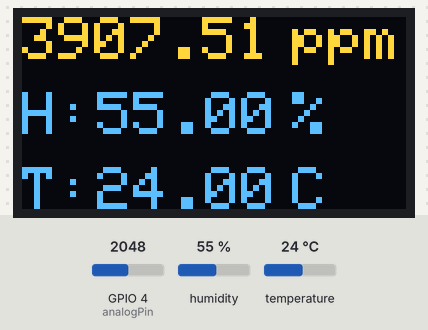
Recording of a sketch running on a simulated ESP32. On the bench: 128×64 one-colour display. Inputs (shaded band) come from the test bench; at power-on: GPIO 4 (analogPin) = 2048, humidity 55 %, temperature 24 °C. The OLED is the two-colour kind (top 16 rows yellow); what the sketch prints to the serial monitor is not drawn.

Above: at 3.2 s.
3.3 s: GPIO 4 (analogPin) set to 491
At 7.6 s:
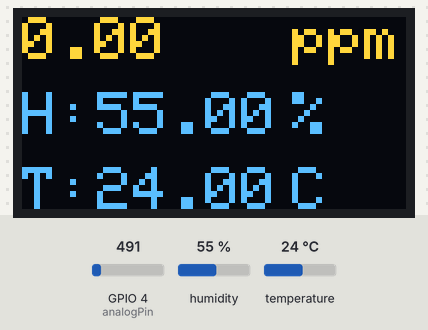
8.9 s: humidity set to 22 %
At 13.3 s:
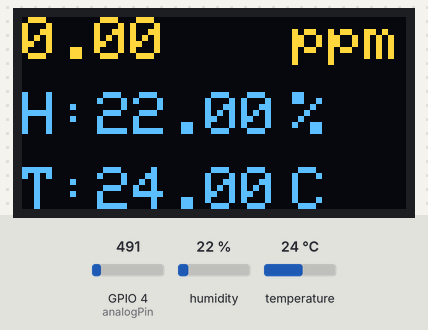
14.5 s: temperature set to 12 °C
At 17.7 s:
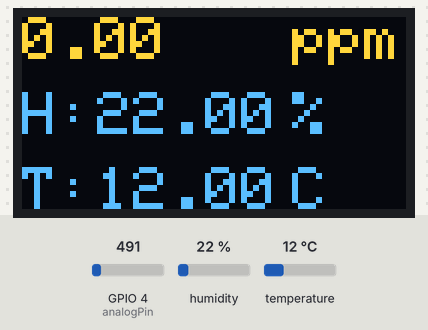
20.1 s: GPIO 4 (analogPin) set to 1228
At 23.3 s:
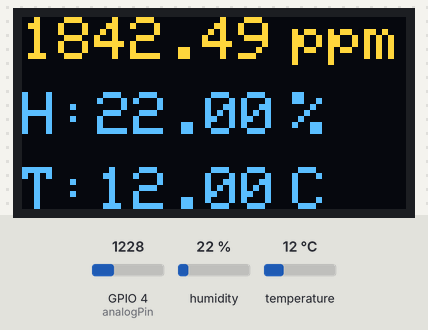
25.7 s: humidity set to 40 %
At 27.7 s:
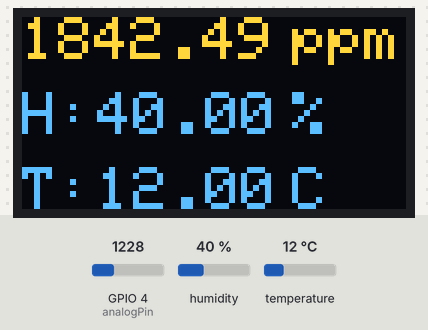
31.3 s: GPIO 4 (analogPin) set to 0
At 33.3 s:
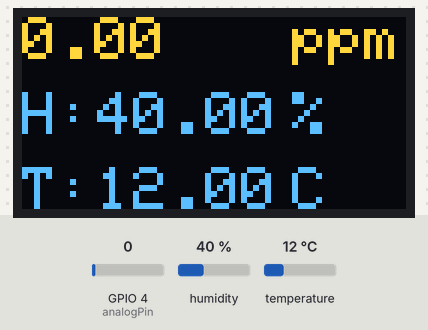
Timing chart, 0 to 34.8 s (numbered marks = the images above; inputs shaded):
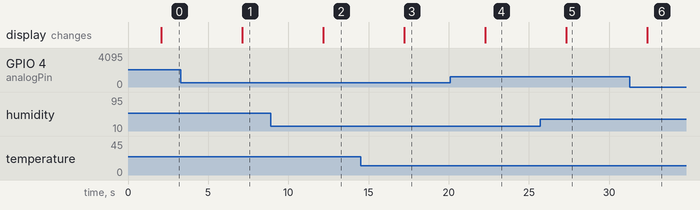

The sketch:

CO2_DHT_ESP32.ino
```cpp
#include <DHT.h>
#include <DHT_U.h>

#include <Wire.h>
#include <Adafruit_GFX.h>
#include <Adafruit_SSD1306.h>

#define SCREEN_WIDTH 128 // OLED display width, in pixels
#define SCREEN_HEIGHT 64 // OLED display height, in pixels

#define DHTPIN 23 //Pin pour connecter la data du DHT11
#define DHTTYPE DHT11

DHT dht(DHTPIN, DHTTYPE);

// Declaration for an SSD1306 display connected to I2C (SDA, SCL pins)
Adafruit_SSD1306 display(SCREEN_WIDTH, SCREEN_HEIGHT, &Wire, -1);

int analogPin = 4;


// fonction pour lire la valeur de humidité
float ReadHum(){
  float hum = dht.readHumidity();
  if (isnan(hum)) {
    Serial.println("erreur de lire");
    return NULL;
  }
  else {
    Serial.println("Humidity:");
    Serial.println(hum);
    return hum;
  }
}


// fonction pour lire la valeur de température
float ReadTemp(){
  float temp = dht.readTemperature();
  if (isnan(temp)) {
    Serial.println("erreur de lire");
    return NULL;
  }
  else {
    Serial.println("Temperature:");
    Serial.println(temp);
    return temp;
  }
}


// fonction pour lire la valeur de concentration CO2
float ReadCO2(){
  //read voltage
  int sensorValue = analogRead(analogPin);

  // converte the analog signal to a voltage
  float voltage = sensorValue*(3.3/4095.0);
  if(voltage == 0)
  {
    Serial.println("FAULT");
    return NULL;
  }
  else if(voltage < 0.4)
  {
    Serial.println("pre-heating");
    return NULL;
  }
  else
  {
    // calculate for concentration CO2
    float voltage_diference=voltage-0.4;
    float concentration=voltage_diference*5000.0/1.6;

    // Print Voltage
    Serial.print("voltage:");
    Serial.print(voltage);
    Serial.println("V");

    //Print CO2 concentration
    Serial.print(concentration);
    Serial.println("ppm");
    return concentration;
  }
}


void setup(){
  Serial.begin(115200);

  if(!display.begin(SSD1306_SWITCHCAPVCC, 0x3C)) {
    Serial.println(F("SSD1306 allocation failed"));
    for(;;);
  }
  delay(2000);

  dht.begin(); // mettre à jour le DHT11

  display.clearDisplay(); //initialisation ecran
  // configurer la taille, la couleur et le point départ de text
  display.setTextSize(2);
  display.setTextColor(WHITE);
}


void loop(){

  float CO2 = ReadCO2(); //lire la concentration CO2
  float hum = ReadHum(); //lire la valeur de l'humidité
  float temp = ReadTemp(); //lire la valeur de température

  // Display static text
  display.setCursor(0, 0);
  display.println(CO2);
  display.setCursor(90, 0);
  display.println("ppm");

  display.setCursor(0, 25);
  display.println("H: ");
  display.setCursor(25, 25);
  display.println(hum);
  display.setCursor(90, 25);
  display.println("%");

  display.setCursor(0, 50);
  display.println("T:");
  display.setCursor(25, 50);
  display.println(temp);
  display.setCursor(90, 50);
  display.println("C");

  display.display();
  display.clearDisplay();
  delay(5000);
}
```

Measured:
- after the input at 3.3 s, the display: changes after 3.8 s (image 1)
- after the input at 8.9 s, the display: changes after 3.3 s (image 2)
- after the input at 14.5 s, the display: changes after 2.7 s (image 3)
- after the input at 20.1 s, the display: changes after 2.2 s (image 4)
- after the input at 25.7 s, the display: changes after 1.6 s (image 5)
- after the input at 31.3 s, the display: changes after 1.1 s (image 6)
